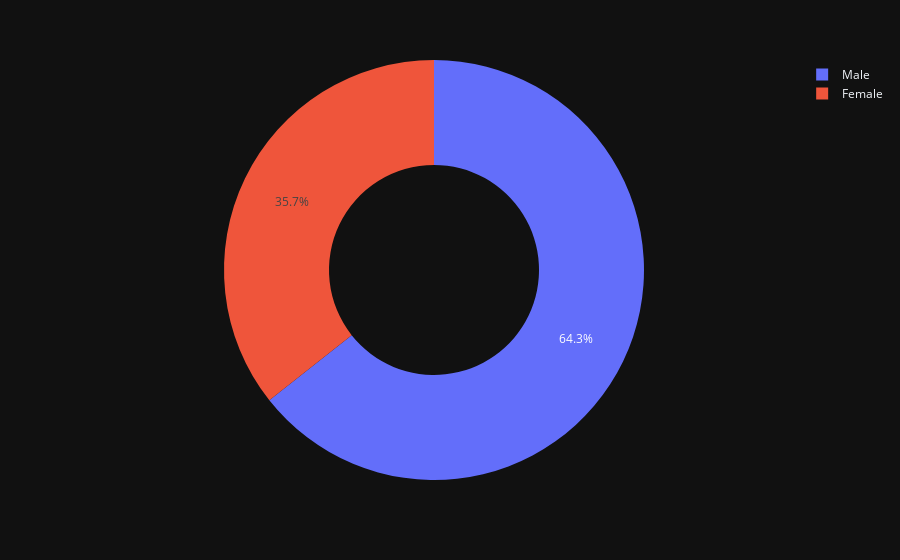

Here is the notebook cell this chart was saved with:
### Code cell
#donut chart
count=tips['sex'].value_counts()
px.pie(count,count.index,count.values,hole=0.5,template='plotly_dark')

### Figure 1 — Plotly figure (JSON) as saved in the notebook; plotly's stock layout.template omitted (floating-point values rounded to 4 significant figures)
{"data": [{"domain": {"x": [0, 1], "y": [0, 1]}, "hole": 0.5, "hovertemplate": "sex=%{label}<br>value=%{value}<extra></extra>", "labels": ["Male", "Female"], "legendgroup": "", "name": "", "showlegend": true, "type": "pie", "values": [157, 87]}], "layout": {"legend": {"tracegroupgap": 0}, "margin": {"t": 60}}}
